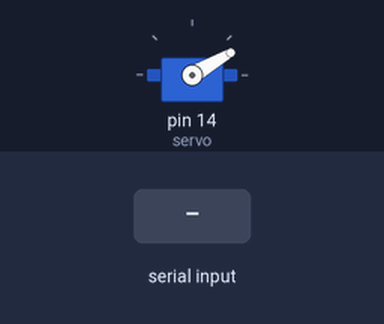
Simulated run of this sketch. Board: Arduino Uno, built with avr-gcc and run on an emulated ATmega328P. On the bench: servo. The test bench sets the inputs (shaded band).

Above: at 1.2 s.
1.3 s: "U" received over Serial
Timing chart, 0 to 4.3 s (numbered marks = the images above; inputs shaded):
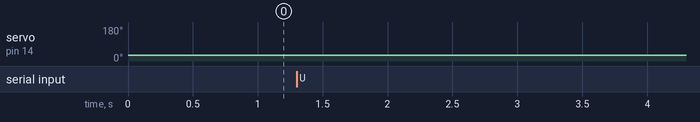

The sketch:

dronemount.ino
```cpp
#include <Servo.h>
int pos;
Servo servo;

void setup() {
  servo.attach(14);
  Serial.begin(9600);
  pos = 30;                             // Sets orientation of the camera
  servo.write(pos);
}

void loop() {
    while(Serial.available()){          // checks if serial is available
        int data = Serial.read();       // Reads from port

        switch (data){
        case 'U':
            pos++;
            servo.write(pos);           // tell servo to go to position in variable 'pos'
            delay(10);
        break;

        case 'D':
            pos--;
            servo.write(pos);

            delay(10);
        break;
        }
    }
}
```

Measured:
- after the input at 1.3 s, servo on pin 14 (servo): 30° → 31° at once
